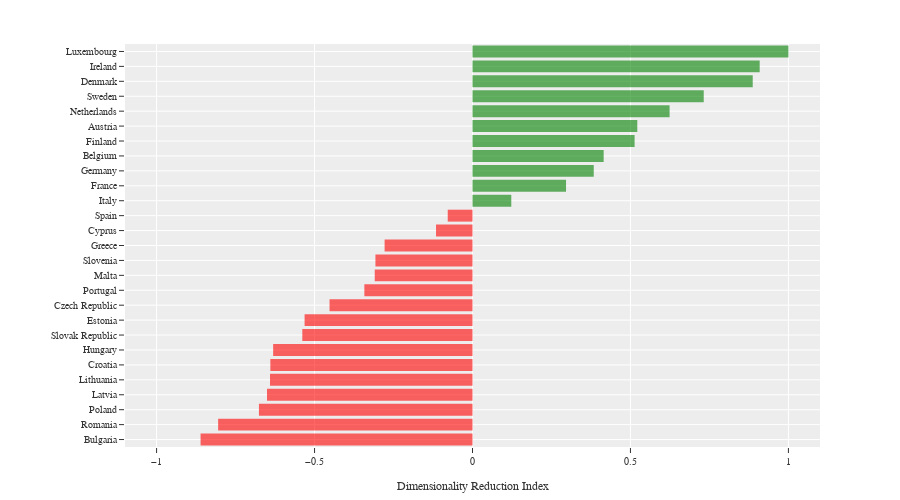

Source (notebook cell):
### Code cell
fig4 = px.histogram(index_res,
                   y="Country Name",
                   x='MinMax',
                   color='Country Name',
                   color_discrete_map={'Austria':'green', 'Belgium':'green','Bulgaria':'red', 'Croatia':'red', 'Cyprus':'red',
                   'Czech Republic':'red', 'Denmark':'green', 'Estonia':'red', 'Finland':'green', 'France':'green',
                   'Germany':'green', 'Greece':'red', 'Hungary':'red', 'Ireland':'green', 'Italy':'green', 'Latvia':'red',
                   'Lithuania':'red', 'Luxembourg':'green', 'Malta':'red', 'Netherlands':'green', 'Poland':'red', 'Portugal':'red',
                   'Romania':'red', 'Slovak Republic':'red', 'Slovenia':'red', 'Spain':'red', 'Sweden':'green'},
                   opacity=0.6,
                   hover_name='Country Name',
                   #hover_data=['Rank'],
                   labels={'MinMax':'Index'},
                   orientation='h',
                   height=500,
                   range_x = [-1.1, 1.1],
                   template='ggplot2',
                   category_orders={'Country Name':['Luxembourg', 'Ireland', 'Denmark', 'Sweden', 'Netherlands', 'Austria',
                     'Finland', 'Belgium', 'Germany', 'France', 'Italy', 'Spain', 'Cyprus', 'Greece', 'Slovenia', 'Malta',
                     'Portugal', 'Czech Republic', 'Estonia', 'Slovak Republic', 'Hungary', 'Croatia', 'Lithuania',
                     'Latvia', 'Poland', 'Romania', 'Bulgaria']})

fig4.update_layout(showlegend=False,
                   xaxis_title="Dimensionality Reduction Index",
                   yaxis_title=None,
                   font_family='Arial',
                   font_size=10,
                   margin=dict(t=44, b=10, l=125))


fig4

### Figure 1 — Plotly figure (JSON) as saved in the notebook; plotly's stock layout.template omitted (floating-point values rounded to 4 significant figures)
{"data": [{"alignmentgroup": "True", "bingroup": "y", "histfunc": "sum", "hovertemplate": "Country Name=%{y}<br>sum of Index=%{x}<extra></extra>", "legendgroup": "Luxembourg", "marker": {"color": "green", "opacity": 0.6}, "name": "Luxembourg", "offsetgroup": "Luxembourg", "orientation": "h", "showlegend": true, "type": "histogram", "x": [1], "xaxis": "x", "y": ["Luxembourg"], "yaxis": "y"}, {"alignmentgroup": "True", "bingroup": "y", "histfunc": "sum", "hovertemplate": "Country Name=%{y}<br>sum of Index=%{x}<extra></extra>", "legendgroup": "Ireland", "marker": {"color": "green", "opacity": 0.6}, "name": "Ireland", "offsetgroup": "Ireland", "orientation": "h", "showlegend": true, "type": "histogram", "x": [0.9091], "xaxis": "x", "y": ["Ireland"], "yaxis": "y"}, {"alignmentgroup": "True", "bingroup": "y", "histfunc": "sum", "hovertemplate": "Country Name=%{y}<br>sum of Index=%{x}<extra></extra>", "legendgroup": "Denmark", "marker": {"color": "green", "opacity": 0.6}, "name": "Denmark", "offsetgroup": "Denmark", "orientation": "h", "showlegend": true, "type": "histogram", "x": [0.8871], "xaxis": "x", "y": ["Denmark"], "yaxis": "y"}, {"alignmentgroup": "True", "bingroup": "y", "histfunc": "sum", "hovertemplate": "Country Name=%{y}<br>sum of Index=%{x}<extra></extra>", "legendgroup": "Sweden", "marker": {"color": "green", "opacity": 0.6}, "name": "Sweden", "offsetgroup": "Sweden", "orientation": "h", "showlegend": true, "type": "histogram", "x": [0.732], "xaxis": "x", "y": ["Sweden"], "yaxis": "y"}, {"alignmentgroup": "True", "bingroup": "y", "histfunc": "sum", "hovertemplate": "Country Name=%{y}<br>sum of Index=%{x}<extra></extra>", "legendgroup": "Netherlands", "marker": {"color": "green", "opacity": 0.6}, "name": "Netherlands", "offsetgroup": "Netherlands", "orientation": "h", "showlegend": true, "type": "histogram", "x": [0.6239], "xaxis": "x", "y": ["Netherlands"], "yaxis": "y"}, {"alignmentgroup": "True", "bingroup": "y", "histfunc": "sum", "hovertemplate": "Country Name=%{y}<br>sum of Index=%{x}<extra></extra>", "legendgroup": "Austria", "marker": {"color": "green", "opacity": 0.6}, "name": "Austria", "offsetgroup": "Austria", "orientation": "h", "showlegend": true, "type": "histogram", "x": [0.5217], "xaxis": "x", "y": ["Austria"], "yaxis": "y"}, {"alignmentgroup": "True", "bingroup": "y", "histfunc": "sum", "hovertemplate": "Country Name=%{y}<br>sum of Index=%{x}<extra></extra>", "legendgroup": "Finland", "marker": {"color": "green", "opacity": 0.6}, "name": "Finland", "offsetgroup": "Finland", "orientation": "h", "showlegend": true, "type": "histogram", "x": [0.5131], "xaxis": "x", "y": ["Finland"], "yaxis": "y"}, {"alignmentgroup": "True", "bingroup": "y", "histfunc": "sum", "hovertemplate": "Country Name=%{y}<br>sum of Index=%{x}<extra></extra>", "legendgroup": "Belgium", "marker": {"color": "green", "opacity": 0.6}, "name": "Belgium", "offsetgroup": "Belgium", "orientation": "h", "showlegend": true, "type": "histogram", "x": [0.4152], "xaxis": "x", "y": ["Belgium"], "yaxis": "y"}, {"alignmentgroup": "True", "bingroup": "y", "histfunc": "sum", "hovertemplate": "Country Name=%{y}<br>sum of Index=%{x}<extra></extra>", "legendgroup": "Germany", "marker": {"color": "green", "opacity": 0.6}, "name": "Germany", "offsetgroup": "Germany", "orientation": "h", "showlegend": true, "type": "histogram", "x": [0.3838], "xaxis": "x", "y": ["Germany"], "yaxis": "y"}, {"alignmentgroup": "True", "bingroup": "y", "histfunc": "sum", "hovertemplate": "Country Name=%{y}<br>sum of Index=%{x}<extra></extra>", "legendgroup": "France", "marker": {"color": "green", "opacity": 0.6}, "name": "France", "offsetgroup": "France", "orientation": "h", "showlegend": true, "type": "histogram", "x": [0.2961], "xaxis": "x", "y": ["France"], "yaxis": "y"}, {"alignmentgroup": "True", "bingroup": "y", "histfunc": "sum", "hovertemplate": "Country Name=%{y}<br>sum of Index=%{x}<extra></extra>", "legendgroup": "Italy", "marker": {"color": "green", "opacity": 0.6}, "name": "Italy", "offsetgroup": "Italy", "orientation": "h", "showlegend": true, "type": "histogram", "x": [0.1228], "xaxis": "x", "y": ["Italy"], "yaxis": "y"}, {"alignmentgroup": "True", "bingroup": "y", "histfunc": "sum", "hovertemplate": "Country Name=%{y}<br>sum of Index=%{x}<extra></extra>", "legendgroup": "Spain", "marker": {"color": "red", "opacity": 0.6}, "name": "Spain", "offsetgroup": "Spain", "orientation": "h", "showlegend": true, "type": "histogram", "x": [-0.07842], "xaxis": "x", "y": ["Spain"], "yaxis": "y"}, {"alignmentgroup": "True", "bingroup": "y", "histfunc": "sum", "hovertemplate": "Country Name=%{y}<br>sum of Index=%{x}<extra></extra>", "legendgroup": "Cyprus", "marker": {"color": "red", "opacity": 0.6}, "name": "Cyprus", "offsetgroup": "Cyprus", "orientation": "h", "showlegend": true, "type": "histogram", "x": [-0.1155], "xaxis": "x", "y": ["Cyprus"], "yaxis": "y"}, {"alignmentgroup": "True", "bingroup": "y", "histfunc": "sum", "hovertemplate": "Country Name=%{y}<br>sum of Index=%{x}<extra></extra>", "legendgroup": "Greece", "marker": {"color": "red", "opacity": 0.6}, "name": "Greece", "offsetgroup": "Greece", "orientation": "h", "showlegend": true, "type": "histogram", "x": [-0.2782], "xaxis": "x", "y": ["Greece"], "yaxis": "y"}, {"alignmentgroup": "True", "bingroup": "y", "histfunc": "sum", "hovertemplate": "Country Name=%{y}<br>sum of Index=%{x}<extra></extra>", "legendgroup": "Slovenia", "marker": {"color": "red", "opacity": 0.6}, "name": "Slovenia", "offsetgroup": "Slovenia", "orientation": "h", "showlegend": true, "type": "histogram", "x": [-0.3073], "xaxis": "x", "y": ["Slovenia"], "yaxis": "y"}, {"alignmentgroup": "True", "bingroup": "y", "histfunc": "sum", "hovertemplate": "Country Name=%{y}<br>sum of Index=%{x}<extra></extra>", "legendgroup": "Malta", "marker": {"color": "red", "opacity": 0.6}, "name": "Malta", "offsetgroup": "Malta", "orientation": "h", "showlegend": true, "type": "histogram", "x": [-0.3094], "xaxis": "x", "y": ["Malta"], "yaxis": "y"}, {"alignmentgroup": "True", "bingroup": "y", "histfunc": "sum", "hovertemplate": "Country Name=%{y}<br>sum of Index=%{x}<extra></extra>", "legendgroup": "Portugal", "marker": {"color": "red", "opacity": 0.6}, "name": "Portugal", "offsetgroup": "Portugal", "orientation": "h", "showlegend": true, "type": "histogram", "x": [-0.3423], "xaxis": "x", "y": ["Portugal"], "yaxis": "y"}, {"alignmentgroup": "True", "bingroup": "y", "histfunc": "sum", "hovertemplate": "Country Name=%{y}<br>sum of Index=%{x}<extra></extra>", "legendgroup": "Czech Republic", "marker": {"color": "red", "opacity": 0.6}, "name": "Czech Republic", "offsetgroup": "Czech Republic", "orientation": "h", "showlegend": true, "type": "histogram", "x": [-0.4525], "xaxis": "x", "y": ["Czech Republic"], "yaxis": "y"}, {"alignmentgroup": "True", "bingroup": "y", "histfunc": "sum", "hovertemplate": "Country Name=%{y}<br>sum of Index=%{x}<extra></extra>", "legendgroup": "Estonia", "marker": {"color": "red", "opacity": 0.6}, "name": "Estonia", "offsetgroup": "Estonia", "orientation": "h", "showlegend": true, "type": "histogram", "x": [-0.5315], "xaxis": "x", "y": ["Estonia"], "yaxis": "y"}, {"alignmentgroup": "True", "bingroup": "y", "histfunc": "sum", "hovertemplate": "Country Name=%{y}<br>sum of Index=%{x}<extra></extra>", "legendgroup": "Slovak Republic", "marker": {"color": "red", "opacity": 0.6}, "name": "Slovak Republic", "offsetgroup": "Slovak Republic", "orientation": "h", "showlegend": true, "type": "histogram", "x": [-0.5388], "xaxis": "x", "y": ["Slovak Republic"], "yaxis": "y"}, {"alignmentgroup": "True", "bingroup": "y", "histfunc": "sum", "hovertemplate": "Country Name=%{y}<br>sum of Index=%{x}<extra></extra>", "legendgroup": "Hungary", "marker": {"color": "red", "opacity": 0.6}, "name": "Hungary", "offsetgroup": "Hungary", "orientation": "h", "showlegend": true, "type": "histogram", "x": [-0.631], "xaxis": "x", "y": ["Hungary"], "yaxis": "y"}, {"alignmentgroup": "True", "bingroup": "y", "histfunc": "sum", "hovertemplate": "Country Name=%{y}<br>sum of Index=%{x}<extra></extra>", "legendgroup": "Croatia", "marker": {"color": "red", "opacity": 0.6}, "name": "Croatia", "offsetgroup": "Croatia", "orientation": "h", "showlegend": true, "type": "histogram", "x": [-0.6399], "xaxis": "x", "y": ["Croatia"], "yaxis": "y"}, {"alignmentgroup": "True", "bingroup": "y", "histfunc": "sum", "hovertemplate": "Country Name=%{y}<br>sum of Index=%{x}<extra></extra>", "legendgroup": "Lithuania", "marker": {"color": "red", "opacity": 0.6}, "name": "Lithuania", "offsetgroup": "Lithuania", "orientation": "h", "showlegend": true, "type": "histogram", "x": [-0.641], "xaxis": "x", "y": ["Lithuania"], "yaxis": "y"}, {"alignmentgroup": "True", "bingroup": "y", "histfunc": "sum", "hovertemplate": "Country Name=%{y}<br>sum of Index=%{x}<extra></extra>", "legendgroup": "Latvia", "marker": {"color": "red", "opacity": 0.6}, "name": "Latvia", "offsetgroup": "Latvia", "orientation": "h", "showlegend": true, "type": "histogram", "x": [-0.6505], "xaxis": "x", "y": ["Latvia"], "yaxis": "y"}, {"alignmentgroup": "True", "bingroup": "y", "histfunc": "sum", "hovertemplate": "Country Name=%{y}<br>sum of Index=%{x}<extra></extra>", "legendgroup": "Poland", "marker": {"color": "red", "opacity": 0.6}, "name": "Poland", "offsetgroup": "Poland", "orientation": "h", "showlegend": true, "type": "histogram", "x": [-0.676], "xaxis": "x", "y": ["Poland"], "yaxis": "y"}, {"alignmentgroup": "True", "bingroup": "y", "histfunc": "sum", "hovertemplate": "Country Name=%{y}<br>sum of Index=%{x}<extra></extra>", "legendgroup": "Romania", "marker": {"color": "red", "opacity": 0.6}, "name": "Romania", "offsetgroup": "Romania", "orientation": "h", "showlegend": true, "type": "histogram", "x": [-0.8052], "xaxis": "x", "y": ["Romania"], "yaxis": "y"}, {"alignmentgroup": "True", "bingroup": "y", "histfunc": "sum", "hovertemplate": "Country Name=%{y}<br>sum of Index=%{x}<extra></extra>", "legendgroup": "Bulgaria", "marker": {"color": "red", "opacity": 0.6}, "name": "Bulgaria", "offsetgroup": "Bulgaria", "orientation": "h", "showlegend": true, "type": "histogram", "x": [-0.8607], "xaxis": "x", "y": ["Bulgaria"], "yaxis": "y"}], "layout": {"barmode": "relative", "font": {"family": "Arial", "size": 10}, "height": 500, "legend": {"title": {"text": "Country Name"}, "tracegroupgap": 0}, "margin": {"b": 10, "l": 125, "t": 44}, "showlegend": false, "xaxis": {"anchor": "y", "domain": [0, 1], "range": [-1.1, 1.1], "title": {"text": "Dimensionality Reduction Index"}}, "yaxis": {"anchor": "x", "categoryarray": ["Bulgaria", "Romania", "Poland", "Latvia", "Lithuania", "Croatia", "Hungary", "Slovak Republic", "Estonia", "Czech Republic", "Portugal", "Malta", "Slovenia", "Greece", "Cyprus", "Spain", "Italy", "France", "Germany", "Belgium", "Finland", "Austria", "Netherlands", "Sweden", "Denmark", "Ireland", "Luxembourg"], "categoryorder": "array", "domain": [0, 1], "title": {}}}}
